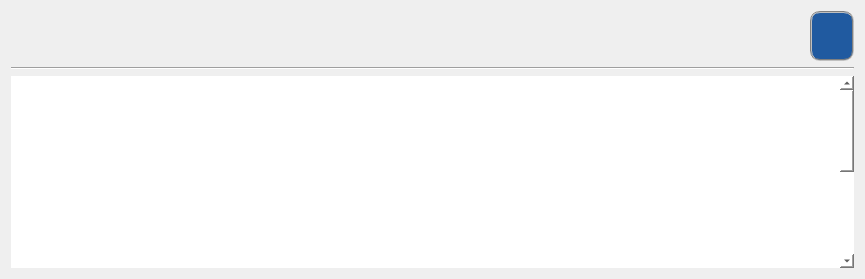
        <widget class="QWidget" name="tabAlarm">
         <property name="styleSheet">
          <string notr="true"/>
         </property>
         <attribute name="title">
          <string>闹铃  </string>
         </attribute>
         <layout class="QGridLayout" name="gridLayout_41">
          <item row="0" column="0">
           <layout class="QGridLayout" name="gridLayout_40">
            <item row="0" column="0">
             <spacer name="horizontalSpacer_38">
              <property name="orientation">
               <enum>Qt::Horizontal</enum>
              </property>
              <property name="sizeType">
               <enum>QSizePolicy::Preferred</enum>
              </property>
              <property name="sizeHint" stdset="0">
               <size>
                <width>799</width>
                <height>50</height>
               </size>
              </property>
             </spacer>
            </item>
            <item row="0" column="1">
             <widget class="QPushButton" name="btnAddAlarm">
              <property name="sizePolicy">
               <sizepolicy hsizetype="Preferred" vsizetype="Preferred">
                <horstretch>0</horstretch>
                <verstretch>0</verstretch>
               </sizepolicy>
              </property>
              <property name="styleSheet">
               <string notr="true">color: white;
background-color: rgb(32, 90, 160);
border: 2px groove gray;
border-radius: 10px;
padding: 2px 4px;</string>
              </property>
              <property name="text">
               <string/>
              </property>
              <property name="icon">
               <iconset resource="../ikembx00.qrc">
                <normaloff>:/image/ui_edit_add.ico</normaloff>:/image/ui_edit_add.ico</iconset>
              </property>
              <property name="iconSize">
               <size>
                <width>35</width>
                <height>35</height>
               </size>
              </property>
             </widget>
            </item>
           </layout>
          </item>
          <item row="1" column="0">
           <widget class="Line" name="lineAlarm">
            <property name="orientation">
             <enum>Qt::Horizontal</enum>
            </property>
           </widget>
          </item>
          <item row="2" column="0">
           <widget class="QTableWidget" name="twgtAlarms">
            <property name="font">
             <font>
              <family>Sans Serif</family>
              <pointsize>16</pointsize>
              <weight>50</weight>
              <italic>false</italic>
              <bold>false</bold>
             </font>
            </property>
            <property name="autoFillBackground">
             <bool>false</bool>
            </property>
            <property name="styleSheet">
             <string notr="true">background-color: rgb(255, 255, 255);
font: 16pt &quot;Sans Serif&quot;;</string>
            </property>
            <property name="frameShape">
             <enum>QFrame::NoFrame</enum>
            </property>
            <property name="frameShadow">
             <enum>QFrame::Plain</enum>
            </property>
            <property name="autoScroll">
             <bool>false</bool>
            </property>
            <property name="editTriggers">
             <set>QAbstractItemView::NoEditTriggers</set>
            </property>
            <property name="alternatingRowColors">
             <bool>false</bool>
            </property>
            <property name="iconSize">
             <size>
              <width>45</width>
              <height>45</height>
             </size>
            </property>
            <property name="showGrid">
             <bool>false</bool>
            </property>
            <property name="rowCount">
             <number>8</number>
            </property>
            <property name="columnCount">
             <number>0</number>
            </property>
            <attribute name="horizontalHeaderVisible">
             <bool>false</bool>
            </attribute>
            <attribute name="horizontalHeaderDefaultSectionSize">
             <number>50</number>
            </attribute>
            <attribute name="horizontalHeaderShowSortIndicator" stdset="0">
             <bool>false</bool>
            </attribute>
            <attribute name="horizontalHeaderStretchLastSection">
             <bool>true</bool>
            </attribute>
            <attribute name="verticalHeaderVisible">
             <bool>false</bool>
            </attribute>
            <attribute name="verticalHeaderDefaultSectionSize">
             <number>47</number>
            </attribute>
            <attribute name="verticalHeaderHighlightSections">
             <bool>false</bool>
            </attribute>
            <attribute name="verticalHeaderMinimumSectionSize">
             <number>47</number>
            </attribute>
            <row/>
            <row/>
            <row/>
            <row/>
            <row/>
            <row/>
            <row/>
            <row/>
           </widget>
          </item>
         </layout>
        </widget>
